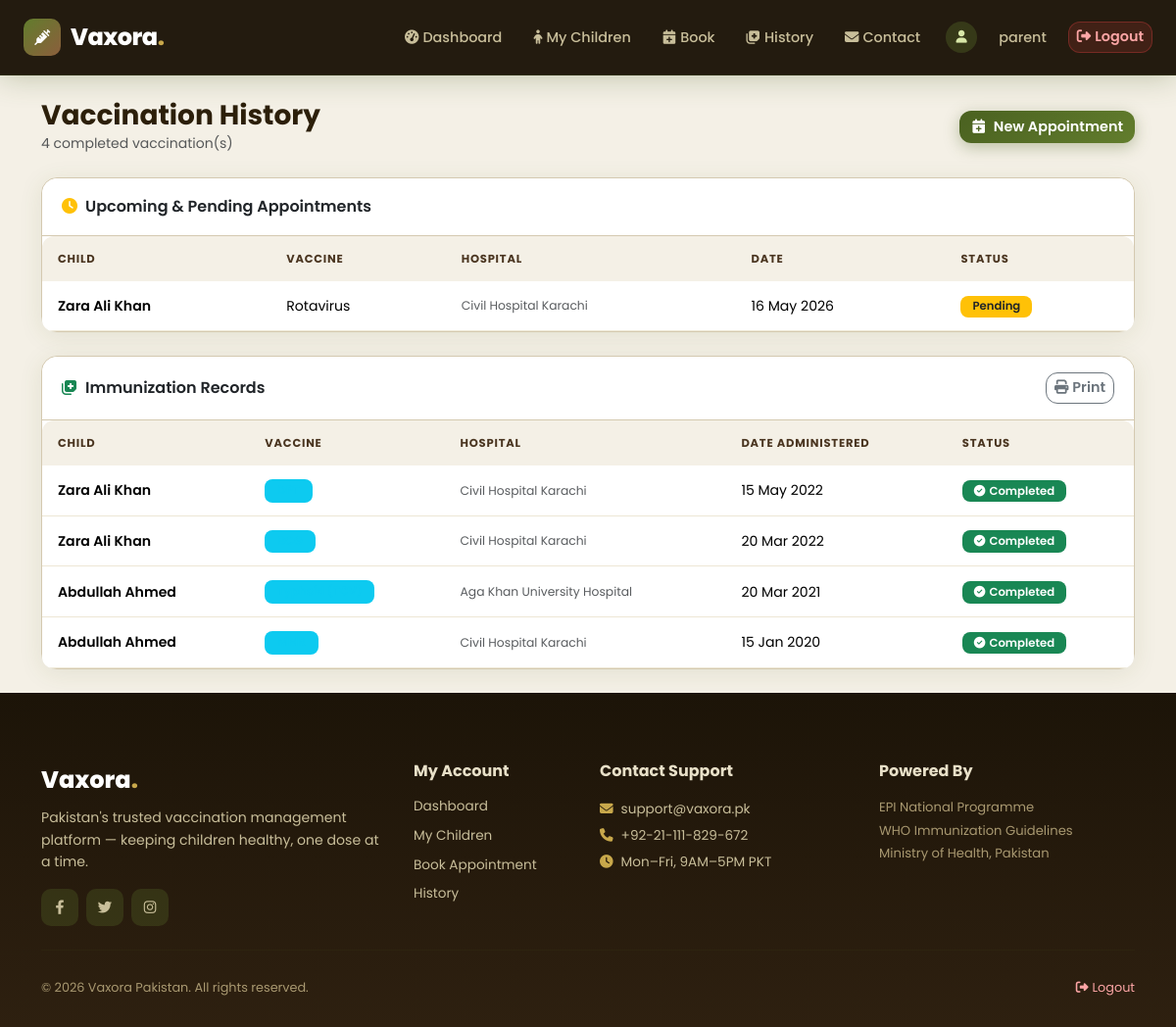
The app's page /VAXORA/vaccination_history.php (signed in) with its own data.
### tables this page shows
CREATE TABLE appointments (
    appointment_id INTEGER PRIMARY KEY AUTOINCREMENT,
    child_id INTEGER NOT NULL,
    hospital_id INTEGER NOT NULL,
    vaccine_id INTEGER NOT NULL,
    appointment_date TEXT NOT NULL,
    status TEXT DEFAULT 'pending',
    created_at TEXT DEFAULT (datetime('now')),
    FOREIGN KEY (child_id) REFERENCES children(child_id),
    FOREIGN KEY (hospital_id) REFERENCES hospitals(hospital_id),
    FOREIGN KEY (vaccine_id) REFERENCES vaccines(vaccine_id)
);

CREATE TABLE children (
    child_id INTEGER PRIMARY KEY AUTOINCREMENT,
    parent_id INTEGER NOT NULL,
    unique_child_id TEXT UNIQUE,
    full_name TEXT NOT NULL,
    date_of_birth TEXT NOT NULL,
    gender TEXT,
    birth_weight TEXT,
    blood_group TEXT,
    allergies TEXT,
    medical_conditions TEXT,
    created_at TEXT DEFAULT (datetime('now')),
    FOREIGN KEY (parent_id) REFERENCES parents(parent_id)
);

CREATE TABLE vaccines (
    vaccine_id INTEGER PRIMARY KEY AUTOINCREMENT,
    vaccine_name TEXT NOT NULL,
    description TEXT,
    doses_required INTEGER DEFAULT 1,
    age_group TEXT,
    status TEXT DEFAULT 'active',
    created_at TEXT DEFAULT (datetime('now'))
);

CREATE TABLE hospitals (
    hospital_id INTEGER PRIMARY KEY AUTOINCREMENT,
    user_id INTEGER,
    hospital_name TEXT NOT NULL,
    address TEXT,
    city TEXT,
    phone TEXT,
    email TEXT,
    pincode TEXT,
    registration_number TEXT,
    status TEXT DEFAULT 'active',
    created_at TEXT DEFAULT (datetime('now')),
    FOREIGN KEY (user_id) REFERENCES users(user_id)
);

CREATE TABLE vaccination_records (
    record_id INTEGER PRIMARY KEY AUTOINCREMENT,
    child_id INTEGER NOT NULL,
    vaccine_id INTEGER NOT NULL,
    hospital_id INTEGER NOT NULL,
    administration_date TEXT NOT NULL,
    created_at TEXT DEFAULT (datetime('now')),
    FOREIGN KEY (child_id) REFERENCES children(child_id),
    FOREIGN KEY (vaccine_id) REFERENCES vaccines(vaccine_id),
    FOREIGN KEY (hospital_id) REFERENCES hospitals(hospital_id)
);

### VAXORA/vaccination_history.php (the view, shortened to what this page needs)
<?php
$db = (new Database())->getConnection();
$pStmt = $db->prepare("SELECT parent_id FROM parents WHERE user_id = ? LIMIT 1");
$pStmt->execute([$_SESSION['user_id']]);
$parent = $pStmt->fetch(PDO::FETCH_ASSOC);
$parent_id = (int)$parent['parent_id'];
$stmt = $db->prepare("
    SELECT vr.*, c.full_name as child_name, v.vaccine_name, h.hospital_name
    FROM vaccination_records vr
    JOIN children c ON vr.child_id = c.child_id
    JOIN vaccines v ON vr.vaccine_id = v.vaccine_id
    JOIN hospitals h ON vr.hospital_id = h.hospital_id
    WHERE c.parent_id = ?
    ORDER BY vr.administration_date DESC
");
$stmt->execute([$parent_id]);
$records = $stmt->fetchAll(PDO::FETCH_ASSOC);
$apptStmt = $db->prepare("
    SELECT a.*, c.full_name as child_name, v.vaccine_name, h.hospital_name
    FROM appointments a
    JOIN children c ON a.child_id = c.child_id
    JOIN vaccines v ON a.vaccine_id = v.vaccine_id
    JOIN hospitals h ON a.hospital_id = h.hospital_id
    WHERE c.parent_id = ? AND a.status != 'completed'
    ORDER BY a.appointment_date ASC
");
$apptStmt->execute([$parent_id]);
$appointments = $apptStmt->fetchAll(PDO::FETCH_ASSOC);
include 'includes/header.php';
?>
<div class="container py-4">
    <div class="d-flex justify-content-between align-items-center mb-4">
        <div>
            <h3 class="fw-bold mb-0">Vaccination History</h3>
            <p class="text-muted small mb-0"><?= count($records) ?> completed vaccination(s)</p>
        </div>
        <a href="/book_appointment.php" class="btn btn-primary"><i class="fas fa-calendar-plus me-2"></i>New Appointment</a>
    </div>
    <?php if ($appointments): ?>
    <div class="card mb-4">
        <div class="card-header"><i class="fas fa-clock text-warning me-2"></i>Upcoming & Pending Appointments</div>
        <div class="card-body p-0">
            <div class="table-responsive">
                <table class="table mb-0">
                    <thead><tr><th>Child</th><th>Vaccine</th><th>Hospital</th><th>Date</th><th>Status</th></tr></thead>
                    <tbody>
                    <?php foreach ($appointments as $a): ?>
                        <tr>
                            <td class="fw-semibold"><?= htmlspecialchars($a['child_name']) ?></td>
                            <td><?= htmlspecialchars($a['vaccine_name']) ?></td>
                            <td class="text-muted small"><?= htmlspecialchars($a['hospital_name']) ?></td>
                            <td><?= date('d M Y', strtotime($a['appointment_date'])) ?></td>
                            <td>
                                <?php
                                $cls = ['pending' => 'bg-warning text-dark', 'approved' => 'bg-success', 'cancelled' => 'bg-danger'];
                                $c = $cls[$a['status']] ?? 'bg-secondary';
                                ?>
                                <span class="badge <?= $c ?>"><?= ucfirst($a['status']) ?></span>
                            </td>
                        </tr>
                    <?php endforeach; ?>
                    </tbody>
                </table>
            </div>
        </div>
    </div>
    <?php endif; ?>
    <div class="card" id="printArea">
        <div class="card-header d-flex justify-content-between align-items-center">
            <span><i class="fas fa-notes-medical text-success me-2"></i>Immunization Records</span>
            <button onclick="printSection('printArea')" class="btn btn-sm btn-outline-secondary no-print"><i class="fas fa-print me-1"></i>Print</button>
        </div>
        <div class="card-body p-0">
            <?php if ($records): ?>
            <div class="table-responsive">
                <table class="table mb-0">
                    <thead><tr><th>Child</th><th>Vaccine</th><th>Hospital</th><th>Date Administered</th><th>Status</th></tr></thead>
                    <tbody>
                    <?php foreach ($records as $r): ?>
                        <tr>
                            <td class="fw-semibold"><?= htmlspecialchars($r['child_name']) ?></td>
                            <td><span class="badge bg-info bg-opacity-15 text-info border border-info border-opacity-25"><?= htmlspecialchars($r['vaccine_name']) ?></span></td>
                            <td class="text-muted small"><?= htmlspecialchars($r['hospital_name']) ?></td>
                            <td><?= date('d M Y', strtotime($r['administration_date'])) ?></td>
                            <td><span class="badge bg-success"><i class="fas fa-check-circle me-1"></i>Completed</span></td>
                        </tr>
                    <?php endforeach; ?>
                    </tbody>
                </table>
            </div>
            <?php endif; ?>
        </div>
    </div>
</div>
<?php include 'includes/footer.php'; ?>

### VAXORA/assets/css/style.css (style rules this page uses)
:root { --primary: #4A6120; --primary-light: #627D2D; --primary-dark: #344515; --secondary: #8B5E3C; --accent: #C8A84B; --success: #4A7C59; --danger: #C0392B; --dark: #1C1408; --mid-dark: #2E2010; --light: #F8F4EC; --border: #D4C9B0; --shadow: 0 4px 24px rgba(74,97,32,0.10); --shadow-hover: 0 8px 40px rgba(74,97,32,0.22); --radius: 16px; --radius-lg: 24px; }
* { margin: 0; padding: 0; box-sizing: border-box; }
html { scroll-behavior: smooth; }
body { font-family: 'Poppins', 'Segoe UI', sans-serif; background: #F4F0E6; color: #2C1F0A; line-height: 1.6; display: flex; flex-direction: column; min-height: 100vh; }
.card { border: 1px solid var(--border); border-radius: var(--radius); box-shadow: var(--shadow); background: #fff; transition: all .3s; }
.card-header { background: #fff; border-bottom: 1px solid var(--border); border-radius: var(--radius) var(--radius) 0 0 !important; font-weight: 600; padding: 16px 20px; }
.btn { border-radius: 12px; font-weight: 600; transition: all .25s; font-size: 0.9rem; }
.btn-primary { background: linear-gradient(135deg, var(--primary), var(--primary-light)); border: none; color: #fff; box-shadow: 0 4px 16px rgba(74,97,32,0.35); }
.table { background: #fff; border-radius: 12px; overflow: hidden; font-size: 0.88rem; }
.table thead th { background: #F4F0E6; color: #4A3520; font-size: 0.72rem; font-weight: 700; text-transform: uppercase; letter-spacing: 0.8px; border: none; padding: 14px 16px; }
.table tbody td { padding: 13px 16px; border-color: #EDE7D5; vertical-align: middle; }
.badge { padding: 5px 12px; border-radius: 8px; font-weight: 600; font-size: 0.73rem; }

### records on screen
appointments: child.full_name "Zara Ali Khan", vaccine.vaccine_name "Rotavirus", hospital.hospital_name "Civil Hospital Karachi", appointment_date "16 May 2026", status "Pending"
vaccination_records: child.full_name "Zara Ali Khan", hospital.hospital_name "Civil Hospital Karachi", administration_date "15 May 2022"
vaccination_records: child.full_name "Zara Ali Khan", hospital.hospital_name "Civil Hospital Karachi", administration_date "20 Mar 2022"
vaccination_records: child.full_name "Abdullah Ahmed", hospital.hospital_name "Aga Khan University Hospital", administration_date "20 Mar 2021"
vaccination_records: child.full_name "Abdullah Ahmed", hospital.hospital_name "Civil Hospital Karachi", administration_date "15 Jan 2020"

### other values on screen
explode('@',$_SESSION['email'] ?? '')[0] "parent"
count($records) "4"
